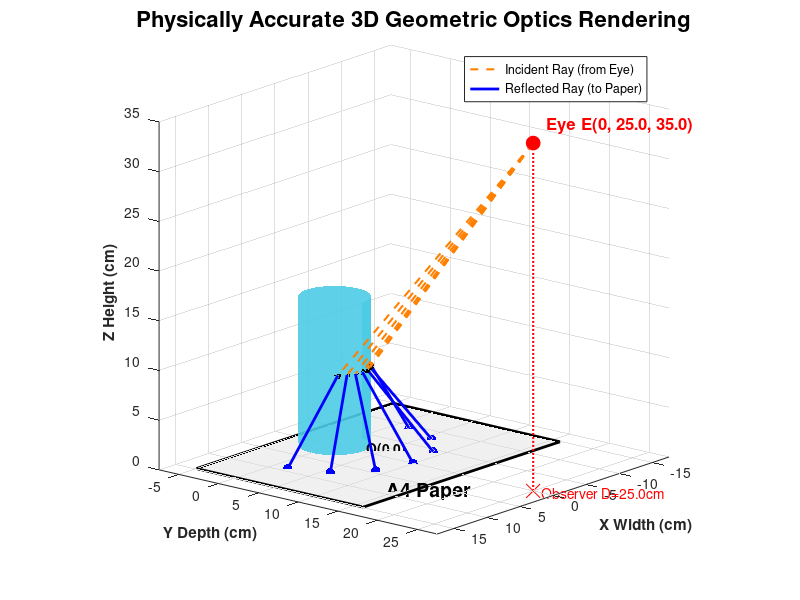

Write MATLAB code to recreate this figure.
function render_3D_system_corrected()
    % 1. 物理参数
    R = 3.5; D = 25.0; zE = 35.0; H = 15.0;
    
    figure('Color', 'white', 'Position', [100, 100, 1000, 800]);
    hold on; grid on; view(3);
    
    % 2. 绘制 A4 纸平面 (Y轴方向: -5.0 到 16.0)
    paper_x = [-14.85, 14.85, 14.85, -14.85];
    paper_y = [-5.0, -5.0, 16.0, 16.0];
    paper_z = [0, 0, 0, 0];
    fill3(paper_x, paper_y, paper_z, [0.9 0.9 0.9], 'FaceAlpha', 0.6, 'EdgeColor', 'k', 'LineWidth', 2);
    text(9, 14, 0, 'A4 Paper', 'FontSize', 14, 'FontWeight', 'bold');
    
    % 3. 绘制实体不透明圆柱体 (中心在 0,0)
    [THETA_CYL, Z_CYL] = meshgrid(linspace(0, 2*pi, 50), linspace(0, H, 50));
    X_CYL = R .* sin(THETA_CYL);
    Y_CYL = R .* cos(THETA_CYL);
    % FaceAlpha 设为 0.9，表现其几乎不透明的镜面实体感
    surf(X_CYL, Y_CYL, Z_CYL, 'FaceColor', [0.3 0.8 0.9], 'EdgeColor', 'none', 'FaceAlpha', 0.9);
    
    plot3(0, 0, 0, 'k+', 'MarkerSize', 12, 'LineWidth', 2);
    text(2, 0, 0, 'Origin O(0,0)', 'FontSize', 10, 'FontWeight', 'bold');
    
    % 4. 绘制观察者眼点 E (在 +Y 同侧)
    eye_x = 0; eye_y = D; eye_z = zE;
    plot3(eye_x, eye_y, eye_z, 'ro', 'MarkerSize', 10, 'MarkerFaceColor', 'r');
    
    text(eye_x, eye_y + 1, eye_z + 2, sprintf(' Eye E(0, %.1f, %.1f)', D, zE), ...
        'FontSize', 12, 'Color', 'r', 'FontWeight', 'bold');
    
    % 辅助垂直线
    plot3([eye_x, eye_x], [eye_y, eye_y], [0, eye_z], 'r:', 'LineWidth', 1.5);
    plot3(eye_x, eye_y, 0, 'rx', 'MarkerSize', 10);
    text(eye_x, eye_y + 1, 0, sprintf('Observer D=%.1fcm', D), 'Color', 'r');
    
    % 5. 追踪同侧反射光线
    thetas = linspace(-pi/4, pi/4, 7); 
    mz = 8.0; 
    
    for i = 1:length(thetas)
        th = thetas(i);
        % 击中圆柱的前表面 (+Y)
        mx = R * sin(th);
        my = R * cos(th);
        
        alpha = (zE - 2*mz) / (zE - mz);
        beta = mz / (zE - mz);
        rho = sqrt((alpha*R)^2 + (beta*D)^2 + 2*alpha*beta*R*D*cos(th));
        y_term = alpha*R*sin(th) + beta*D*sin(2*th);
        x_term = alpha*R*cos(th) + beta*D*cos(2*th);
        phi = atan2(y_term, x_term);
        
        px = rho * sin(phi);
        py = rho * cos(phi); % 投影在 +Y
        pz = 0;
        
        h1 = plot3([eye_x, mx], [eye_y, my], [eye_z, mz], '--', 'Color', [1, 0.5, 0], 'LineWidth', 1.5);
        h2 = plot3([mx, px], [my, py], [mz, pz], '-', 'Color', 'b', 'LineWidth', 2);
        
        plot3(mx, my, mz, 'k.', 'MarkerSize', 15);
        plot3(px, py, pz, 'b.', 'MarkerSize', 20);
    end
    
    % 6. 设置与美化
    xlabel('X Width (cm)', 'FontWeight', 'bold');
    ylabel('Y Depth (cm)', 'FontWeight', 'bold');
    zlabel('Z Height (cm)', 'FontWeight', 'bold');
    title('Physically Accurate 3D Geometric Optics Rendering', 'FontSize', 16);
    
    legend([h1, h2], {'Incident Ray (from Eye)', 'Reflected Ray (to Paper)'}, 'Location', 'northeast');
    
    axis equal; 
    % 设定一个极具透视感的摄像机机位，从侧面清晰看到折线
    set(gca, 'CameraPosition', [60, 60, 40]); 
end
